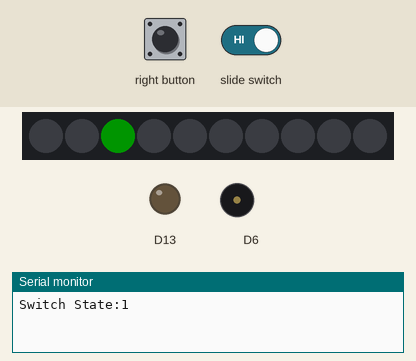
Simulated run of this sketch. Board: Adafruit Circuit Playground Express. On the bench: 10 RGB LEDs in strip order, left to right, output pins drawn as LEDs (lit = HIGH), buzzer (waves = sounding), the last lines printed to the serial monitor. The test bench sets the inputs (shaded band). Dim RGB values are drawn brighter than linear.

Above: at 4.76 s.
5.2 s: slide switch set LOW
At 9.08 s:
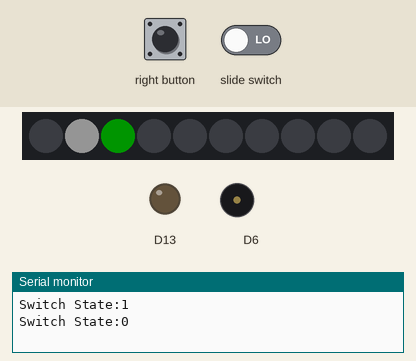
19.2 s: slide switch set HIGH
At 21.34 s:
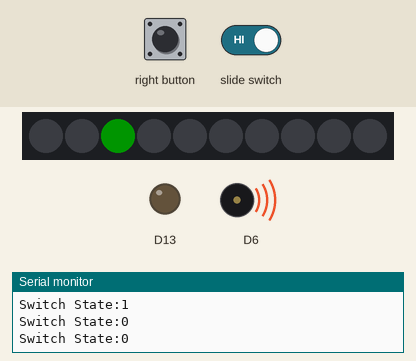
33.2 s: right button pressed for 2.55 s
Timing chart, 0 to 54.1 s (numbered marks = the images above; inputs shaded):
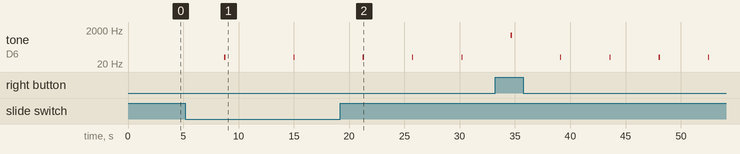

The sketch:

InteractiveGame.ino
```cpp
//Author: Sinjin Small
//ENGR 103 Final Game: Circular Pong
//PROF. Udell

#include <Adafruit_CircuitPlayground.h>
#include <AsyncDelay.h>

//Declaring Variables
int score = 0;
int buttonStatus;
int switchState;

//Declaring Timers
AsyncDelay delay_fastLightCycle;
AsyncDelay delay_slowLightCycle;


void setup() {
  // put your setup code here, to run once:
  //General Setup

  Serial.begin(9600);
  CircuitPlayground.begin();

  //Pin Setup
  pinMode(5, INPUT_PULLDOWN);
  pinMode(7, INPUT_PULLUP);

  //Timer Setup
  delay_fastLightCycle.start(2700, AsyncDelay::MILLIS);
  delay_slowLightCycle.start(4500, AsyncDelay::MILLIS);
}

void loop() {
  // put your main code here, to run repeatedly:

//Turn goal light on
  CircuitPlayground.setPixelColor(2, 0, 255, 0);


//Create direction variable
  int direction;
  direction = score % 2;

//Use direction variable to determine the direction of light flow
  if(direction == 0) {
    lightRotateRight();
  }
  else {
    lightRotateLeft();
  }

//Read switch state and set to a variable
  switchState = digitalRead(7);

//Use switch state to determine speed of light
if (switchState) {
  if (delay_slowLightCycle.isExpired()) {
     buttonStatus = digitalRead(5);
     if (buttonStatus){
       CircuitPlayground.playTone(1000, 100);
        score++;
     }
     else {
       CircuitPlayground.playTone(50, 100);
     }
     delay_slowLightCycle.repeat(); // Count from when the delay expired, not now
  }
}
else{
  if (delay_fastLightCycle.isExpired()) {
      buttonStatus = digitalRead(5);
      if (buttonStatus){
        CircuitPlayground.playTone(1000, 100);
        score++;
      }
      else {
        CircuitPlayground.playTone(50, 100);
      }
      delay_fastLightCycle.repeat(); // Count from when the delay expired, not now
  }
}


//End game function
if(score == 5) {
  CircuitPlayground.clearPixels();

  for (int i = 0; i < 10; i++) {
    CircuitPlayground.setPixelColor(i, 0, 255, 0);
    CircuitPlayground.playTone(100 * i, 100);
  }
}

Serial.print("Switch State:"); Serial.println(switchState);

}


//Function that triggers the light change
int lightChange(int lightNum, bool speed) {
  if(speed) {

    for(int i = 0; i < 255; i++){
      CircuitPlayground.setPixelColor(lightNum, i, i, i);
    }

  delay(50);
    for(int i = 255; i > 0; i--){
      CircuitPlayground.setPixelColor(lightNum, i, i, i);
    }
  delay(250);
  }
  else {
    for(int i = 0; i < 255; i++){
      CircuitPlayground.setPixelColor(lightNum, i, i, i);
    }
  delay(250);
    for(int i = 255; i > 0; i--){
      CircuitPlayground.setPixelColor(lightNum, i, i, i);
    }
  delay(250);
  }
}

//Function for light rotation right
void lightRotateRight() {

  switchState = digitalRead(7);

  lightChange(1, switchState);
  lightChange(0, switchState);
  lightChange(9, switchState);
  lightChange(8, switchState);
  lightChange(7, switchState);
  lightChange(6, switchState);
  lightChange(5, switchState);
  lightChange(4, switchState);
  lightChange(3, switchState);

}

//Function for light rotation left
void lightRotateLeft() {

  switchState = digitalRead(7);

  lightChange(3, switchState);
  lightChange(4, switchState);
  lightChange(5, switchState);
  lightChange(6, switchState);
  lightChange(7, switchState);
  lightChange(8, switchState);
  lightChange(9, switchState);
  lightChange(0, switchState);
  lightChange(1, switchState);

}
```

Measured:
- after the input at 5.2 s, tone on D6: silent → 50 Hz after 9.8 s, → silent 0.10 s later
- after the input at 19.2 s, tone on D6: alternates 50 Hz for 0.10 s and silent for 4.4 s, starting after 6.5 s
- what the display in image 2 shows lasts 0.4 s, from 21.0 s to 21.4 s
